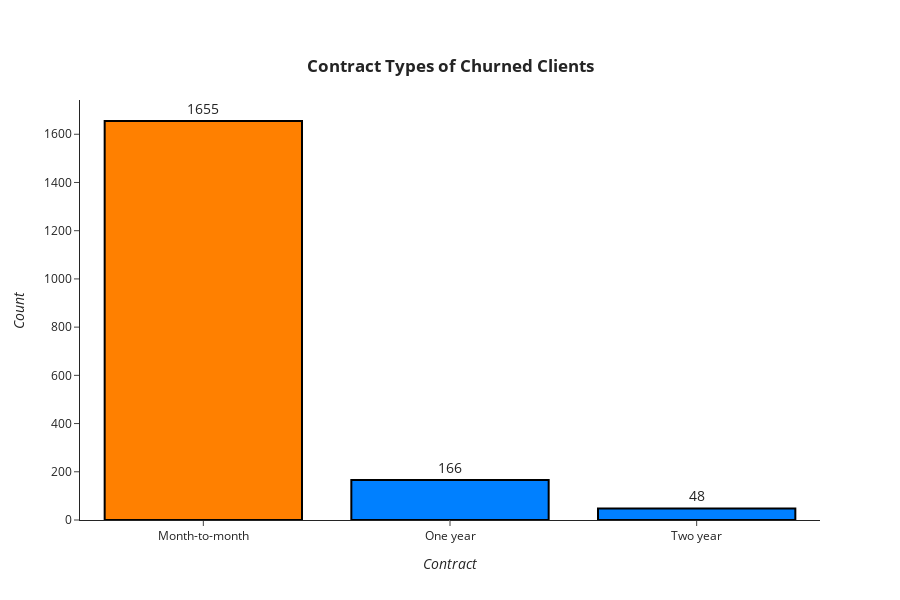

Write notebook code for a chart like this one.
### Markdown cell above
Is showed that a Month-to-month contract is the firts when compared to annual contracts, but the difference between the number of contracts is not so big.<br>
To a better comparation, the same plot is showed for the churned clients.

### Code cell
df_aux = dataset.query('Churn == "Yes"')
df_aux = df_aux["Contract"].value_counts()
bar_plot(df_aux, "<b>Contract Types of Churned Clients</b>",
         "<i>Contract</i>", "<i>Count</i>")

### Figure 1 — Plotly figure (JSON) as saved in the notebook; plotly's stock layout.template omitted (floating-point values rounded to 4 significant figures)
{"data": [{"marker": {"color": ["#ff8000", "#0080ff", "#0080ff"], "line": {"color": "#000000", "width": 2}}, "text": [1655.0, 166.0, 48.0], "textfont": {"size": 14}, "textposition": "outside", "type": "bar", "x": ["Month-to-month", "One year", "Two year"], "y": [1655, 166, 48]}], "layout": {"autosize": false, "height": 600, "title": {"text": "<b>Contract Types of Churned Clients</b>", "x": 0.5, "xanchor": "center", "y": 0.9, "yanchor": "top"}, "xaxis": {"title": {"text": "<i>Contract</i>"}}, "yaxis": {"automargin": true, "title": {"text": "<i>Count</i>"}}}}
